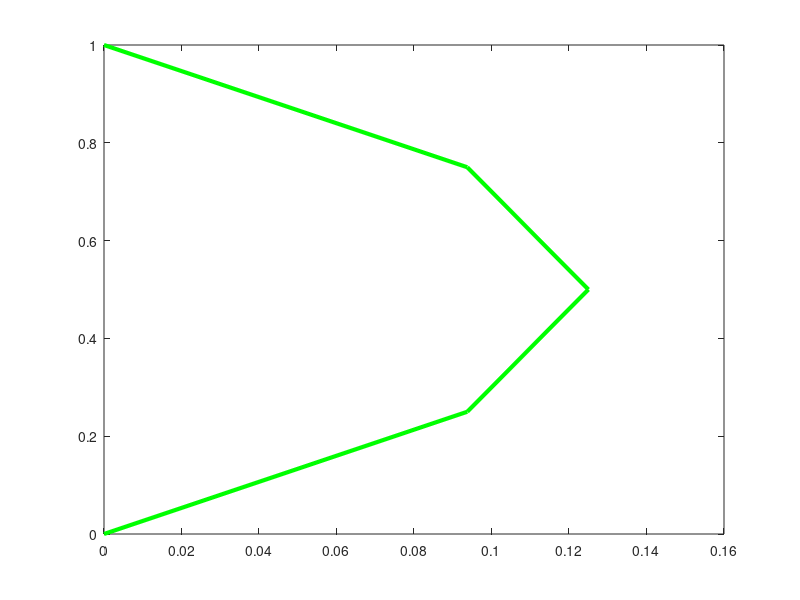

Source code (MATLAB): (Note: this script raises an error after producing the figure.)
clear all;
clc;
n = input('Enter n'); % No. of gridpoints 
c = 1/(n-1); %spacings
Y1=linspace(0,1,n);
U_analytical=((-(Y1.^2))./2)+(Y1./2); %Analytical solution
plot(U_analytical,Y1,'g','LineWidth',3);
hold on;
A = zeros(n-2);
for i = 1:n-2
    for j = 1:n-2
        if(i == j)
            A(i,j) = -2;
        elseif(i+1 == j || i == j+1)
            A(i,j) = 1;
        else
            A(i,j) = 0;
        end
    end
end
b = ones(n-2,1)*(-(1/(n-1))^2);
U_numerical = GaussElimination(A,b); % Numerical_solution
r = [0; U_numerical; 0];
c = 1/(n-1);
plot(r, 0:c:1,'--','LineWidth',1.5)
xlabel("U")
ylabel("y")
sgtitle("velocity profile in poiseuille flow (n=11)")
legend('Analytical','Numerical');
hold off;
grid on
